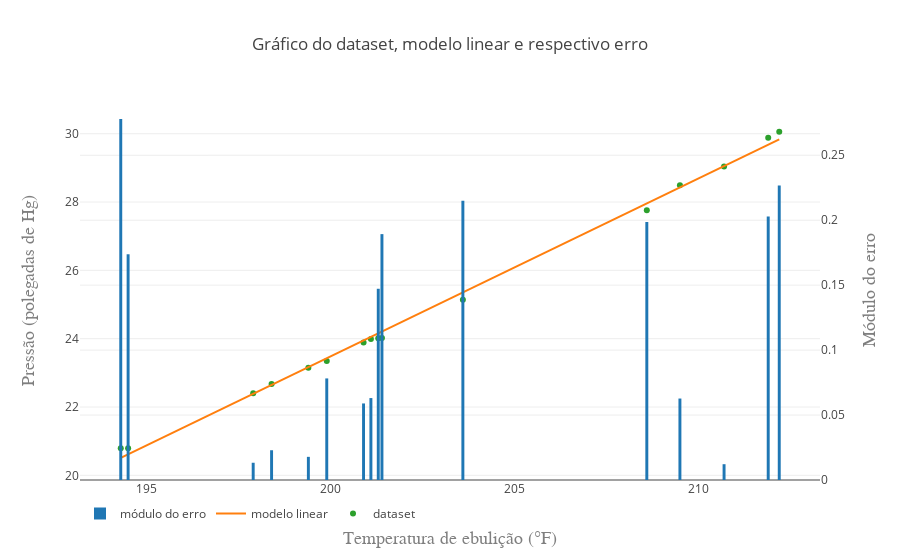
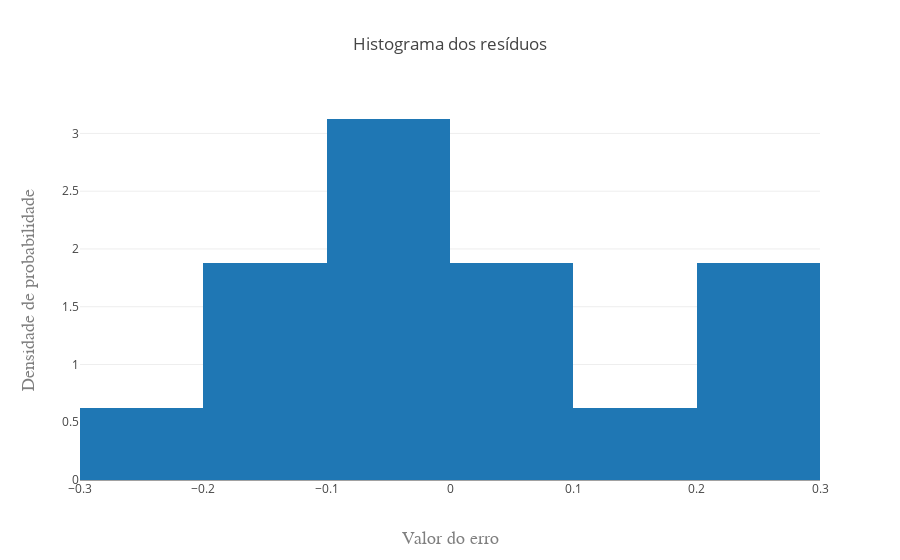
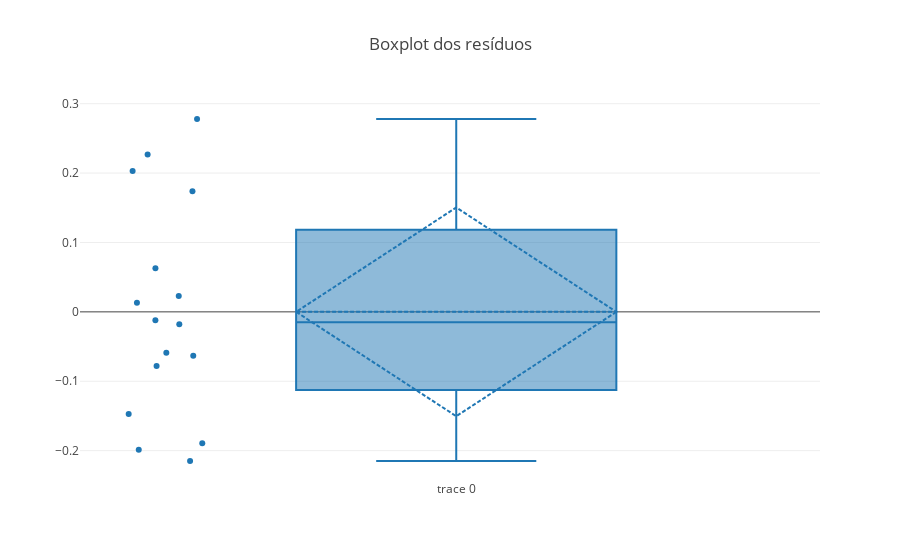

The notebook cell saved with these charts, in order:
### Code cell
# Limpando o conjunto de dados
x_clean = x.copy()
x_clean['valores'] = [q for q in x['valores'] if q != x['valores'][index]]
y_clean = y.copy()
y_clean['valores'] = [q for q in y['valores'] if q != y['valores'][index]]

# Nova análise
dfB2 = regressionAnalysis(x_clean, y_clean)
dfB2

### Figure 1 — Plotly figure (JSON) as saved in the notebook; plotly's stock layout.template omitted (floating-point values rounded to 4 significant figures)
{"data": [{"name": "módulo do erro", "type": "bar", "uid": "5808e090-a1de-11e8-84a2-d05349f0ce53", "x": [194.5, 194.3, 197.9, 198.4, 199.4, 199.9, 200.9, 201.1, 201.4, 201.3, 203.6, 209.5, 208.6, 210.7, 211.9, 212.2], "y": [0.1738, 0.2779, 0.01328, 0.02291, 0.01783, 0.0782, 0.05894, 0.06308, 0.1893, 0.1472, 0.2149, 0.06272, 0.1986, 0.01217, 0.2029, 0.2267], "yaxis": "y3"}, {"mode": "lines", "name": "modelo linear", "type": "scatter", "uid": "5808e091-a1de-11e8-84a2-d05349f0ce53", "x": [194.3, 194.5, 194.7, 194.8, 195.0, 195.2, 195.4, 195.6, 195.7, 195.9, 196.1, 196.3, 196.5, 196.7, 196.8, 197.0, 197.2, 197.4, 197.6, 197.7, 197.9, 198.1, 198.3, 198.5, 198.6, 198.8, 199.0, 199.2, 199.4, 199.5, 199.7, 199.9, 200.1, 200.3, 200.4, 200.6, 200.8, 201.0, 201.2, 201.4, 201.5, 201.7, 201.9, 202.1, 202.3, 202.4, 202.6, 202.8, 203.0, 203.2, 203.3, 203.5, 203.7, 203.9, 204.1, 204.2, 204.4, 204.6, 204.8, 205.0, 205.1, 205.3, 205.5, 205.7, 205.9, 206.1, 206.2, 206.4, 206.6, 206.8, 207.0, 207.1, 207.3, 207.5, 207.7, 207.9, 208.0, 208.2, 208.4, 208.6, 208.8, 208.9, 209.1, 209.3, 209.5, 209.7, 209.8, 210.0, 210.2, 210.4, 210.6, 210.8, 210.9, 211.1, 211.3, 211.5, 211.7, 211.8, 212.0, 212.2], "y": [20.51, 20.61, 20.7, 20.79, 20.89, 20.98, 21.08, 21.17, 21.27, 21.36, 21.45, 21.55, 21.64, 21.74, 21.83, 21.92, 22.02, 22.11, 22.21, 22.3, 22.4, 22.49, 22.58, 22.68, 22.77, 22.87, 22.96, 23.05, 23.15, 23.24, 23.34, 23.43, 23.52, 23.62, 23.71, 23.81, 23.9, 24.0, 24.09, 24.18, 24.28, 24.37, 24.47, 24.56, 24.65, 24.75, 24.84, 24.94, 25.03, 25.13, 25.22, 25.31, 25.41, 25.5, 25.6, 25.69, 25.78, 25.88, 25.97, 26.07, 26.16, 26.26, 26.35, 26.44, 26.54, 26.63, 26.73, 26.82, 26.91, 27.01, 27.1, 27.2, 27.29, 27.39, 27.48, 27.57, 27.67, 27.76, 27.86, 27.95, 28.04, 28.14, 28.23, 28.33, 28.42, 28.52, 28.61, 28.7, 28.8, 28.89, 28.99, 29.08, 29.17, 29.27, 29.36, 29.46, 29.55, 29.64, 29.74, 29.83], "yaxis": "y2"}, {"mode": "markers", "name": "dataset", "type": "scatter", "uid": "5808e092-a1de-11e8-84a2-d05349f0ce53", "x": [194.5, 194.3, 197.9, 198.4, 199.4, 199.9, 200.9, 201.1, 201.4, 201.3, 203.6, 209.5, 208.6, 210.7, 211.9, 212.2], "y": [20.79, 20.79, 22.4, 22.67, 23.15, 23.35, 23.89, 23.99, 24.02, 24.01, 25.14, 28.49, 27.76, 29.04, 29.88, 30.06]}], "layout": {"legend": {"orientation": "h", "y": -0.05}, "title": "Gráfico do dataset, modelo linear e respectivo erro", "xaxis": {"title": "Temperatura de ebulição (°F)", "titlefont": {"color": "#7f7f7f", "family": "Courier New, monospace", "size": 18}}, "yaxis": {"range": [19.86, 30.99], "title": "Pressão (polegadas de Hg)", "titlefont": {"color": "#7f7f7f", "family": "Courier New, monospace", "size": 18}}, "yaxis2": {"overlaying": "y", "range": [19.86, 30.99], "side": "left", "visible": false}, "yaxis3": {"anchor": "x", "overlaying": "y", "side": "right", "title": "Módulo do erro", "titlefont": {"color": "#7f7f7f", "family": "Courier New, monospace", "size": 18}}}}

### Figure 2 — Plotly figure (JSON) as saved in the notebook; plotly's stock layout.template omitted (floating-point values rounded to 4 significant figures)
{"data": [{"histnorm": "probability density", "type": "histogram", "uid": "5808e093-a1de-11e8-84a2-d05349f0ce53", "x": [0.1738, 0.2779, 0.01328, 0.02291, -0.01783, -0.0782, -0.05894, -0.06308, -0.1893, -0.1472, -0.2149, 0.06272, -0.1986, -0.01217, 0.2029, 0.2267]}], "layout": {"title": "Histograma dos resíduos", "xaxis": {"title": "Valor do erro", "titlefont": {"color": "#7f7f7f", "family": "Courier New, monospace", "size": 18}}, "yaxis": {"title": "Densidade de probabilidade", "titlefont": {"color": "#7f7f7f", "family": "Courier New, monospace", "size": 18}}}}

### Figure 3 — Plotly figure (JSON) as saved in the notebook; plotly's stock layout.template omitted (floating-point values rounded to 4 significant figures)
{"data": [{"boxmean": "sd", "boxpoints": "all", "jitter": 0.3, "pointpos": -1.8, "type": "box", "uid": "5808e094-a1de-11e8-84a2-d05349f0ce53", "y": [0.1738, 0.2779, 0.01328, 0.02291, -0.01783, -0.0782, -0.05894, -0.06308, -0.1893, -0.1472, -0.2149, 0.06272, -0.1986, -0.01217, 0.2029, 0.2267]}], "layout": {"title": "Boxplot dos resíduos"}}
